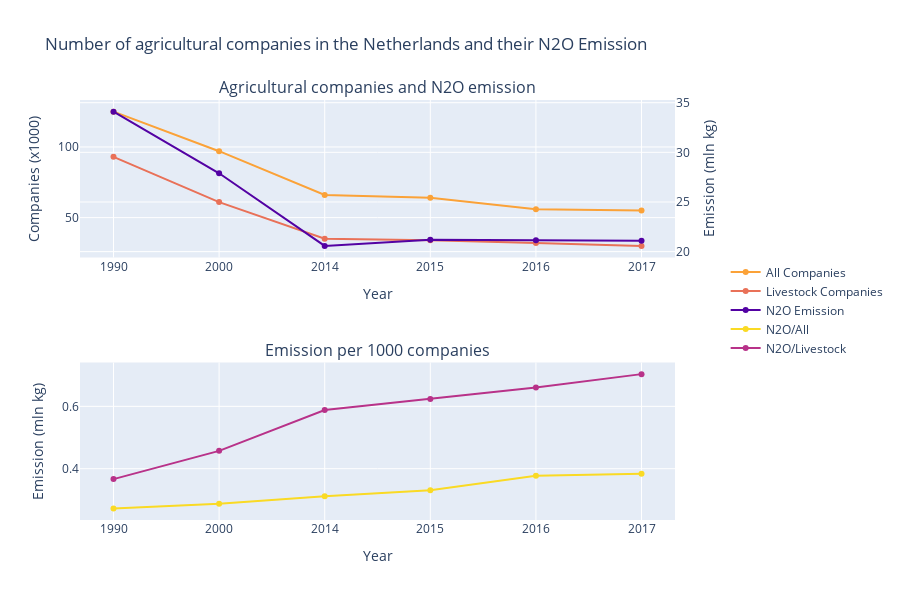

Notebook code for this chart:
### Markdown cell above
## **Increasing N2O emission by agricultural companies**

To continue, as you can see in figure 6 below, the number of agricultural companies and companies holding livestock in the Netherlands is decreasing over time. This decrease seems to follow a similar trend to N2O emission, but if you combine these values, you see a very different story. The emission per agricultural company has been consistently increasing over the past few years, even if the number of companies is shrinking. This increase is especially apparent in corporations holding livestock, as there is an increase in the production of manure as a result of cattle breeding <a hfref='https://www.knmi.nl/over-het-knmi/nieuws/broeikasgas-n2o-neemt-versneld-toe
'>(KNMI, 2022)</a>.  

This is not a good sign, as N2O emission is damaging to the local plants and insects, and an increase in emission per company is indicative of an increasing emission in very small areas. This means that the nature around farms is more affected by emission. In order to protect the biodiversity around farms, companies holding livestock should be minimizing their N2O output, and a mandate by the government to obtain this decrease is fully in order.

### Code cell
df_farms = pd.read_csv("../datasets/table__71904ned.csv")
df_greenhouse = pd.read_csv("../datasets/IPCC_emissions.csv", sep=';')
agriculture = df_greenhouse[(df_greenhouse['Bronnen'] == "301100   ")]

df_new = pd.merge(df_farms, agriculture, on='Perioden')
df_new['Bedrijven met vee'] = pd.to_numeric(df_new['Bedrijven met rundvee']) + pd.to_numeric(df_new['Bedrijven met varkens'])
df_new['Relatie veebedrijf en N2O'] = pd.to_numeric(df_new['N2O_3'])/df_new['Bedrijven met vee']
df_new['Relatie bedrijf en N2O'] = pd.to_numeric(df_new['N2O_3'])/pd.to_numeric(df_new['Bedrijven Alle bedrijven (x 1 000)'])

periods = [1990, 2000, 2014, 2015, 2016, 2017]

layout = go.Layout(
    title='Number of agricultural companies in the Netherlands and their N2O Emission',
    autotypenumbers='convert types',
    xaxis=go.layout.XAxis(
        type='category', title='Year'),
    height=600,
    legend={"y" : 0.5}
)

fig = make_subplots(rows=2, cols=1, subplot_titles=['Agricultural companies and N2O emission', 'Emission per 1000 companies'],
                    specs=[[{"secondary_y": True}], [{"secondary_y": True}]])

fig.add_trace(go.Scatter(x=periods, y=df_new['Bedrijven Alle bedrijven (x 1 000)'], marker=dict(color='#fba238'), mode='lines+markers', name='All Companies'),
              row=1, col=1)
fig.add_trace(go.Scatter(x=periods, y=df_new['Bedrijven met vee'], marker=dict(color='#e97158'), mode='lines+markers', name='Livestock Companies'),
              row=1, col=1)
fig.add_trace(go.Scatter(x=periods, y=df_new['N2O_3'], marker=dict(color='#5302a3'), mode='lines+markers', name='N2O Emission'), row=1, col=1, secondary_y=True)
fig.update_xaxes(type='category', row=1, col=1)
fig.update_yaxes(row=1, col=1, title='Companies (x1000)', secondary_y=False)
fig.update_yaxes(row=1, col=1, title='Emission (mln kg)', secondary_y=True)

fig.add_trace(go.Scatter(x=periods, y=df_new['Relatie bedrijf en N2O'], marker=dict(color='#fada24'), name='N2O/All'), row=2, col=1)
fig.add_trace(go.Scatter(x=periods, y=df_new['Relatie veebedrijf en N2O'], marker=dict(color='#b83289'), name='N2O/Livestock'), row=2, col=1)
fig.update_xaxes(type='category', title='Year', row=2, col=1)
fig.update_yaxes(row=2, col=1, title='Emission (mln kg)')

fig.update_layout(layout)
fig.show()

### Figure 1 — Plotly figure (JSON) as saved in the notebook; plotly's stock layout.template omitted (floating-point values rounded to 4 significant figures)
{"data": [{"marker": {"color": "#fba238"}, "mode": "lines+markers", "name": "All Companies", "type": "scatter", "x": [1990, 2000, 2014, 2015, 2016, 2017], "xaxis": "x", "y": ["125", "97", "66", "64", "56", "55"], "yaxis": "y"}, {"marker": {"color": "#e97158"}, "mode": "lines+markers", "name": "Livestock Companies", "type": "scatter", "x": [1990, 2000, 2014, 2015, 2016, 2017], "xaxis": "x", "y": [93, 61, 35, 34, 32, 30], "yaxis": "y"}, {"marker": {"color": "#5302a3"}, "mode": "lines+markers", "name": "N2O Emission", "type": "scatter", "x": [1990, 2000, 2014, 2015, 2016, 2017], "xaxis": "x", "y": [34.1, 27.89, 20.58, 21.19, 21.14, 21.1], "yaxis": "y2"}, {"marker": {"color": "#fada24"}, "name": "N2O/All", "type": "scatter", "x": [1990, 2000, 2014, 2015, 2016, 2017], "xaxis": "x2", "y": [0.2728, 0.2875, 0.3118, 0.3311, 0.3775, 0.3836], "yaxis": "y3"}, {"marker": {"color": "#b83289"}, "name": "N2O/Livestock", "type": "scatter", "x": [1990, 2000, 2014, 2015, 2016, 2017], "xaxis": "x2", "y": [0.3667, 0.4572, 0.588, 0.6232, 0.6606, 0.7033], "yaxis": "y3"}], "layout": {"annotations": [{"font": {"size": 16}, "showarrow": false, "text": "Agricultural companies and N2O emission", "x": 0.47, "xanchor": "center", "xref": "paper", "y": 1, "yanchor": "bottom", "yref": "paper"}, {"font": {"size": 16}, "showarrow": false, "text": "Emission per 1000 companies", "x": 0.47, "xanchor": "center", "xref": "paper", "y": 0.375, "yanchor": "bottom", "yref": "paper"}], "autotypenumbers": "convert types", "height": 600, "legend": {"y": 0.5}, "title": {"text": "Number of agricultural companies in the Netherlands and their N2O Emission"}, "xaxis": {"anchor": "y", "domain": [0, 0.94], "title": {"text": "Year"}, "type": "category"}, "xaxis2": {"anchor": "y3", "domain": [0, 0.94], "title": {"text": "Year"}, "type": "category"}, "yaxis": {"anchor": "x", "domain": [0.625, 1], "title": {"text": "Companies (x1000)"}}, "yaxis2": {"anchor": "x", "overlaying": "y", "side": "right", "title": {"text": "Emission (mln kg)"}}, "yaxis3": {"anchor": "x2", "domain": [0, 0.375], "title": {"text": "Emission (mln kg)"}}, "yaxis4": {"anchor": "x2", "overlaying": "y3", "side": "right", "title": {"text": "Emission (mln kg)"}}}}
